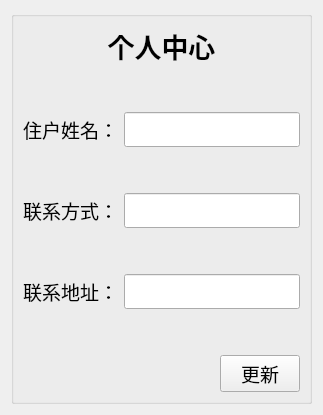
        <widget class="QWidget" name="tab_2">
         <attribute name="title">
          <string>个人中心</string>
         </attribute>
         <layout class="QGridLayout" name="gridLayout_4">
          <item row="0" column="0">
           <layout class="QHBoxLayout" name="horizontalLayout_17">
            <item>
             <widget class="QGroupBox" name="groupBox_2">
              <property name="title">
               <string/>
              </property>
              <layout class="QGridLayout" name="gridLayout">
               <item row="2" column="0">
                <layout class="QVBoxLayout" name="verticalLayout_7"/>
               </item>
               <item row="1" column="0">
                <layout class="QVBoxLayout" name="verticalLayout_3">
                 <item>
                  <spacer name="verticalSpacer_5">
                   <property name="orientation">
                    <enum>Qt::Vertical</enum>
                   </property>
                   <property name="sizeHint" stdset="0">
                    <size>
                     <width>20</width>
                     <height>40</height>
                    </size>
                   </property>
                  </spacer>
                 </item>
                 <item>
                  <layout class="QHBoxLayout" name="horizontalLayout_6">
                   <item>
                    <widget class="QLabel" name="label_4">
                     <property name="font">
                      <font>
                       <family>Agency FB</family>
                       <pointsize>14</pointsize>
                      </font>
                     </property>
                     <property name="text">
                      <string>住户姓名：</string>
                     </property>
                    </widget>
                   </item>
                   <item>
                    <widget class="QLineEdit" name="lineEdit_2">
                     <property name="font">
                      <font>
                       <family>Agency FB</family>
                       <pointsize>14</pointsize>
                      </font>
                     </property>
                    </widget>
                   </item>
                  </layout>
                 </item>
                 <item>
                  <spacer name="verticalSpacer_4">
                   <property name="orientation">
                    <enum>Qt::Vertical</enum>
                   </property>
                   <property name="sizeHint" stdset="0">
                    <size>
                     <width>20</width>
                     <height>40</height>
                    </size>
                   </property>
                  </spacer>
                 </item>
                 <item>
                  <layout class="QHBoxLayout" name="horizontalLayout_9">
                   <item>
                    <widget class="QLabel" name="label_7">
                     <property name="font">
                      <font>
                       <family>Agency FB</family>
                       <pointsize>14</pointsize>
                      </font>
                     </property>
                     <property name="text">
                      <string>联系方式：</string>
                     </property>
                    </widget>
                   </item>
                   <item>
                    <widget class="QLineEdit" name="lineEdit_5">
                     <property name="font">
                      <font>
                       <family>Agency FB</family>
                       <pointsize>14</pointsize>
                      </font>
                     </property>
                    </widget>
                   </item>
                  </layout>
                 </item>
                 <item>
                  <spacer name="verticalSpacer_3">
                   <property name="orientation">
                    <enum>Qt::Vertical</enum>
                   </property>
                   <property name="sizeHint" stdset="0">
                    <size>
                     <width>20</width>
                     <height>40</height>
                    </size>
                   </property>
                  </spacer>
                 </item>
                 <item>
                  <layout class="QHBoxLayout" name="horizontalLayout_7">
                   <item>
                    <widget class="QLabel" name="label_5">
                     <property name="font">
                      <font>
                       <family>Agency FB</family>
                       <pointsize>14</pointsize>
                      </font>
                     </property>
                     <property name="text">
                      <string>联系地址：</string>
                     </property>
                    </widget>
                   </item>
                   <item>
                    <widget class="QLineEdit" name="lineEdit_3">
                     <property name="font">
                      <font>
                       <family>Agency FB</family>
                       <pointsize>14</pointsize>
                      </font>
                     </property>
                    </widget>
                   </item>
                  </layout>
                 </item>
                 <item>
                  <spacer name="verticalSpacer_2">
                   <property name="orientation">
                    <enum>Qt::Vertical</enum>
                   </property>
                   <property name="sizeHint" stdset="0">
                    <size>
                     <width>20</width>
                     <height>40</height>
                    </size>
                   </property>
                  </spacer>
                 </item>
                 <item>
                  <layout class="QHBoxLayout" name="horizontalLayout_10">
                   <item>
                    <spacer name="horizontalSpacer_3">
                     <property name="orientation">
                      <enum>Qt::Horizontal</enum>
                     </property>
                     <property name="sizeHint" stdset="0">
                      <size>
                       <width>40</width>
                       <height>20</height>
                      </size>
                     </property>
                    </spacer>
                   </item>
                   <item>
                    <widget class="QPushButton" name="modifyBtn">
                     <property name="font">
                      <font>
                       <family>Agency FB</family>
                       <pointsize>14</pointsize>
                      </font>
                     </property>
                     <property name="text">
                      <string>更新</string>
                     </property>
                    </widget>
                   </item>
                  </layout>
                 </item>
                </layout>
               </item>
               <item row="0" column="0">
                <widget class="QLabel" name="label_55">
                 <property name="font">
                  <font>
                   <pointsize>20</pointsize>
                   <weight>75</weight>
                   <bold>true</bold>
                  </font>
                 </property>
                 <property name="text">
                  <string>&lt;html&gt;&lt;head/&gt;&lt;body&gt;&lt;p align=&quot;center&quot;&gt;个人中心&lt;/p&gt;&lt;/body&gt;&lt;/html&gt;</string>
                 </property>
                </widget>
               </item>
              </layout>
             </widget>
            </item>
           </layout>
          </item>
         </layout>
        </widget>
